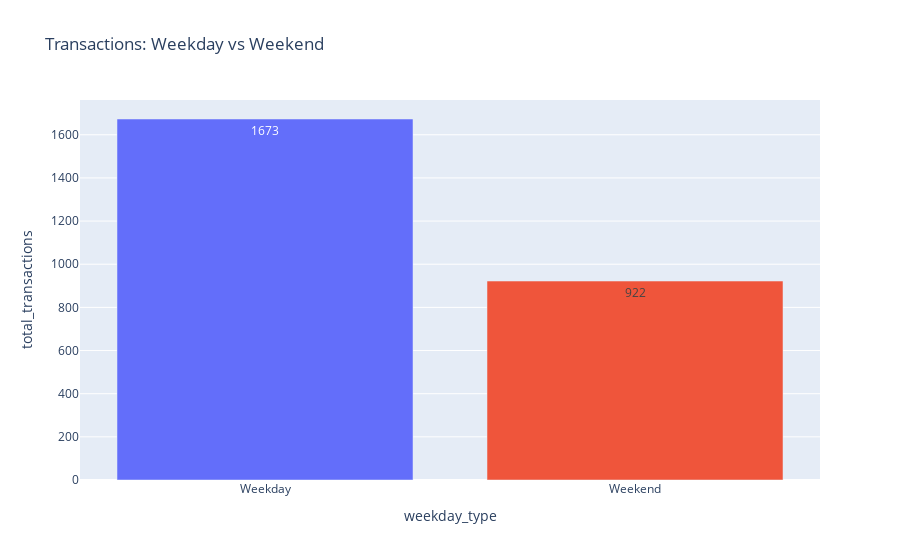
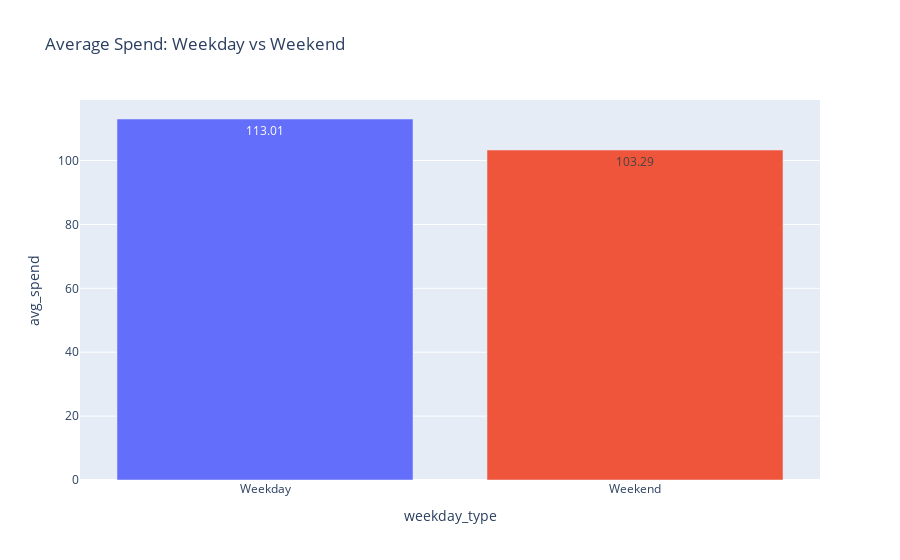

Notebook code for these charts, in order:
### Markdown cell above
## Shopping Behavior — Weekday / Weekend & Time of Day

### Code cell
filtered['weekday_type'] = np.where(filtered['TransactionDate'].dt.dayofweek >= 5, 'Weekend', 'Weekday')

week_summary = (
    filtered.groupby('weekday_type')
      .agg(total_transactions=('InteractionID', 'count'),
           avg_spend=('totals_totalAmount_voice', 'mean'))
      .reset_index()
)

fig_week = px.bar(
    week_summary,
    x='weekday_type',
    y='total_transactions',
    color='weekday_type',
    text_auto=True,
    title='Transactions: Weekday vs Weekend'
)
fig_week.update_layout(showlegend=False)

fig_week_avg = px.bar(
    week_summary,
    x='weekday_type',
    y='avg_spend',
    color='weekday_type',
    text_auto='.2f',
    title='Average Spend: Weekday vs Weekend'
)
fig_week_avg.update_layout(showlegend=False)

timeofday_summary = (
    filtered.dropna(subset=['timeofday_segment'])
      .groupby(['weekday_type', 'timeofday_segment'])
      .agg(total_transactions=('InteractionID', 'count'),
           avg_spend=('totals_totalAmount_voice', 'mean'))
      .reset_index()
)

fig_time = px.bar(
    timeofday_summary,
    x='timeofday_segment',
    y='total_transactions',
    color='weekday_type',
    barmode='group',
    title='Transactions by Time of Day (Weekday vs Weekend)',
    labels={'timeofday_segment': 'Time of Day'}
)

fig_time_avg = px.line(
    timeofday_summary,
    x='timeofday_segment',
    y='avg_spend',
    color='weekday_type',
    markers=True,
    title='Average Spend by Time of Day'
)

for fig in [fig_week, fig_week_avg, fig_time, fig_time_avg]:
    fig.show()

### Figure 1 — Plotly figure (JSON) as saved in the notebook; plotly's stock layout.template omitted (floating-point values rounded to 4 significant figures)
{"data": [{"alignmentgroup": "True", "hovertemplate": "weekday_type=%{x}<br>total_transactions=%{y}<extra></extra>", "legendgroup": "Weekday", "marker": {"color": "#636efa", "pattern": {"shape": ""}}, "name": "Weekday", "offsetgroup": "Weekday", "orientation": "v", "showlegend": true, "textposition": "auto", "texttemplate": "%{y}", "type": "bar", "x": ["Weekday"], "xaxis": "x", "y": [1673], "yaxis": "y"}, {"alignmentgroup": "True", "hovertemplate": "weekday_type=%{x}<br>total_transactions=%{y}<extra></extra>", "legendgroup": "Weekend", "marker": {"color": "#EF553B", "pattern": {"shape": ""}}, "name": "Weekend", "offsetgroup": "Weekend", "orientation": "v", "showlegend": true, "textposition": "auto", "texttemplate": "%{y}", "type": "bar", "x": ["Weekend"], "xaxis": "x", "y": [922], "yaxis": "y"}], "layout": {"barmode": "relative", "legend": {"title": {"text": "weekday_type"}, "tracegroupgap": 0}, "showlegend": false, "title": {"text": "Transactions: Weekday vs Weekend"}, "xaxis": {"anchor": "y", "categoryarray": ["Weekday", "Weekend"], "categoryorder": "array", "domain": [0, 1], "title": {"text": "weekday_type"}}, "yaxis": {"anchor": "x", "domain": [0, 1], "title": {"text": "total_transactions"}}}}

### Figure 2 — Plotly figure (JSON) as saved in the notebook; plotly's stock layout.template omitted (floating-point values rounded to 4 significant figures)
{"data": [{"alignmentgroup": "True", "hovertemplate": "weekday_type=%{x}<br>avg_spend=%{y}<extra></extra>", "legendgroup": "Weekday", "marker": {"color": "#636efa", "pattern": {"shape": ""}}, "name": "Weekday", "offsetgroup": "Weekday", "orientation": "v", "showlegend": true, "textposition": "auto", "texttemplate": "%{y:.2f}", "type": "bar", "x": ["Weekday"], "xaxis": "x", "y": [113.0], "yaxis": "y"}, {"alignmentgroup": "True", "hovertemplate": "weekday_type=%{x}<br>avg_spend=%{y}<extra></extra>", "legendgroup": "Weekend", "marker": {"color": "#EF553B", "pattern": {"shape": ""}}, "name": "Weekend", "offsetgroup": "Weekend", "orientation": "v", "showlegend": true, "textposition": "auto", "texttemplate": "%{y:.2f}", "type": "bar", "x": ["Weekend"], "xaxis": "x", "y": [103.3], "yaxis": "y"}], "layout": {"barmode": "relative", "legend": {"title": {"text": "weekday_type"}, "tracegroupgap": 0}, "showlegend": false, "title": {"text": "Average Spend: Weekday vs Weekend"}, "xaxis": {"anchor": "y", "categoryarray": ["Weekday", "Weekend"], "categoryorder": "array", "domain": [0, 1], "title": {"text": "weekday_type"}}, "yaxis": {"anchor": "x", "domain": [0, 1], "title": {"text": "avg_spend"}}}}
